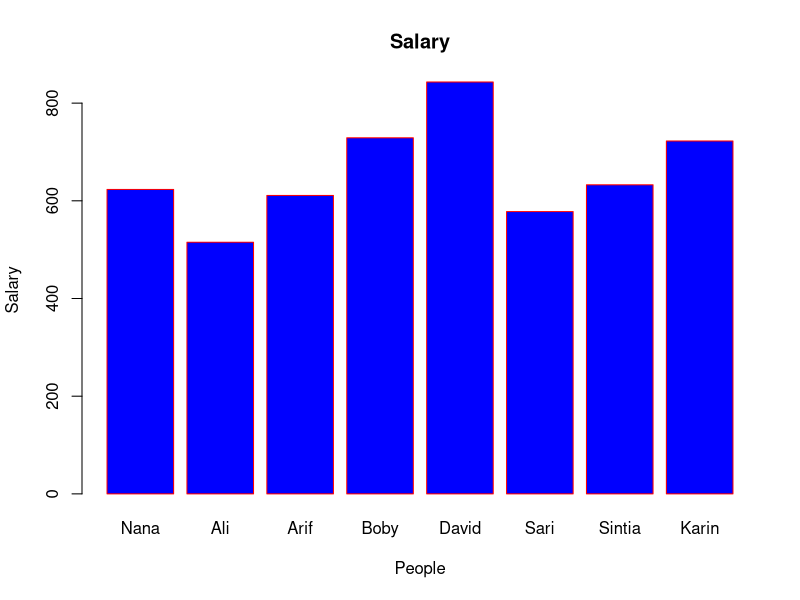

Generate this figure with R:
# Membuat Bar Chart dari CSV File

# load data csv
data <- read.csv("data.csv")
print(data)

# set filename
png(file="bar.png")

# create bar chart
barplot(data$salary, names.arg=data$name, xlab="People",ylab="Salary",col="blue", main="Salary",border="red")

# save file
dev.off()